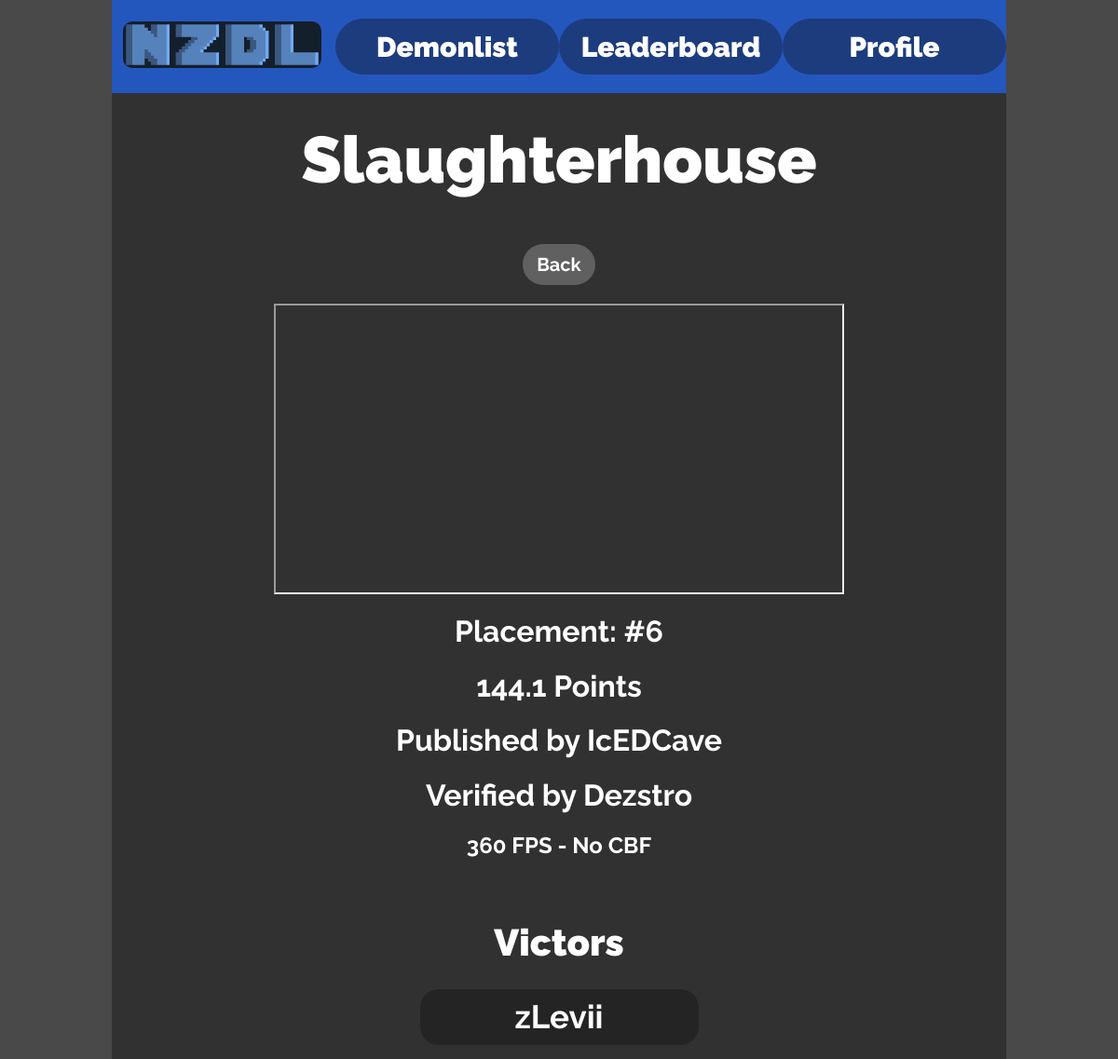
The page /level/7 (signed in) on the database as committed earlier.
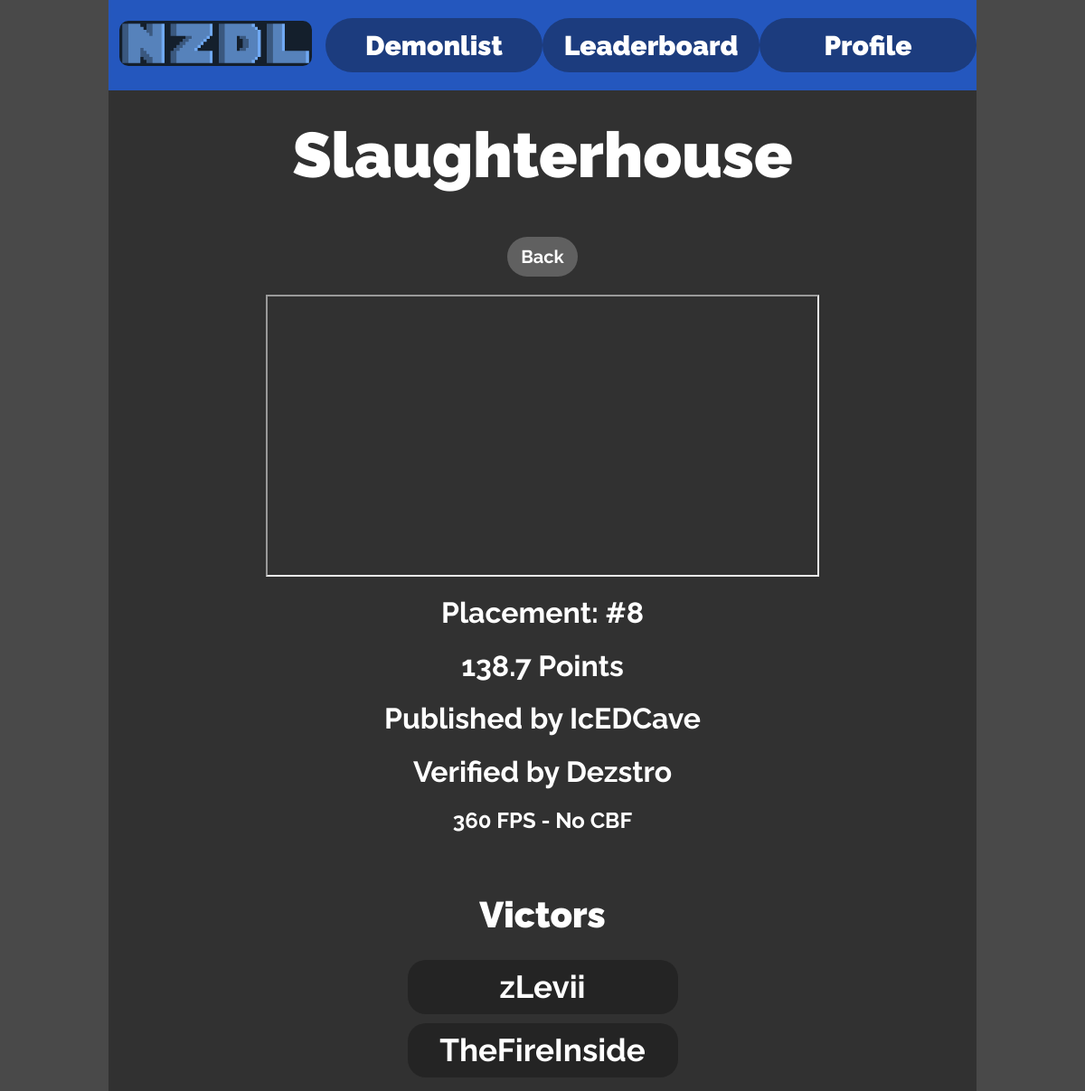
The same page on the database as committed later.
### app.py (models this page shows)
class Base(DeclarativeBase):
    pass

class Levels(Base):
    __tablename__ = "levels"
    id: Mapped[int] = mapped_column(primary_key=True)
    name: Mapped[str] = mapped_column(String())
    placement: Mapped[int] = mapped_column(Integer())
    verifier_id: Mapped[int] = mapped_column(ForeignKey("users.id"))
    verifier: Mapped["Users"] = relationship(
        primaryjoin="Levels.verifier_id == Users.id")
    verification_id: Mapped[int] = mapped_column(ForeignKey("completions.id"))
    verification: Mapped["Completions"] = relationship(
        primaryjoin="Levels.verification_id == Completions.id")
    publisher_id: Mapped[int] = mapped_column(ForeignKey("users.id"))
    publisher: Mapped["Users"] = relationship(
        primaryjoin="Levels.publisher_id == Users.id")
    level_completions: Mapped[list["Completions"]] = relationship(
        primaryjoin="Completions.level_id == Levels.id",
        back_populates="level")
    points: Mapped[int] = mapped_column(Integer())
    image_name: Mapped[str] = mapped_column(String())

class Completions(Base):
    __tablename__ = "completions"
    id: Mapped[int] = mapped_column(primary_key=True)
    player_id: Mapped[int] = mapped_column(ForeignKey("users.id"))
    player: Mapped["Users"] = relationship(back_populates="user_completions")
    level_id: Mapped[int] = mapped_column(ForeignKey("levels.id"))
    level: Mapped["Levels"] = relationship(
        primaryjoin="Completions.level_id == Levels.id",
        back_populates="level_completions")
    completion_link: Mapped[str] = mapped_column(String())
    fps: Mapped[int] = mapped_column(Integer())
    cbf: Mapped[int] = mapped_column(Integer())
    accepted: Mapped[int] = mapped_column(Integer())
    index: Mapped[int] = mapped_column(Integer())

class Users(Base):
    __tablename__ = "users"
    id: Mapped[int] = mapped_column(primary_key=True)
    name: Mapped[str] = mapped_column(String())
    points: Mapped[int] = mapped_column(Integer())
    password_hash: Mapped[str] = mapped_column(String())
    admin_rank_id: Mapped[int] = mapped_column(ForeignKey("admin_ranks.id"))
    admin_rank: Mapped["AdminRanks"] = relationship(
        back_populates="children",)
    user_completions: Mapped[list["Completions"]] = relationship(
        back_populates="player")

### app.py (the view)
@app.route("/level/<int:id>")
def level(id):
    data = db.session().execute(
        select(Levels).where(Levels.id == id)).scalar_one_or_none()
    if not data:
        abort(404)
    completionLink = data.verification.completion_link
    youtubeLinkCode = ""
    index = completionLink.find("?v=")
    if index != -1:
        youtubeLinkCode = completionLink[index + 3:]
    else:
        index = completionLink.find("youtu.be/")
        youtubeLinkCode = completionLink[index + 9:]
    completionLink = f"https://www.youtube.com/embed/{youtubeLinkCode}"
    completions = db.session().execute(
        select(Completions).where(
            Completions.level_id == id).where(
                Completions.index > 0).order_by(Completions.index)).fetchall()
    return render_template(
        "level.html",
        level=data,
        title=data.name,
        back="/",
        completions=completions,
        verificationVid=completionLink,
        topText=data.name,
        cbfOptions=config.cbfOptions
    )

### templates/level.html
{% extends "layout.html" %}
{% block content %}
<div class="vid-container">
    <iframe class="comp-vid" width="608px" height="308px" src="{{verificationVid}}" allowfullscreen></iframe>
</div>
<h1>Placement: #{{level.placement}}</h1>
<h1>{{level.points}} Points</h1>
<h1>Published by {{level.publisher.name}}</h1>
<h1>Verified by {{level.verifier.name}}</h1>
<h2>{{level.verification.fps}} FPS - {{cbfOptions[level.verification.cbf]}}</h2>
<br>
<h1 class="sub-heading">Victors</h1>
{% if completions %}
{% for completion in completions %}
<a href="{{completion[0].completion_link}}" target="_blank">
    <div class="victor-card">
        <p class="victor-name">
            {{completion[0].player.name}}
        </p>
    </div>
</a>
{% endfor %}
{% else %}
<h2>No Victors</h2>
{% endif %}
{% endblock %}

### templates/layout.html (shortened to what this page needs)
<!DOCTYPE html>
<html lang="en">
<head>
    <link rel="stylesheet" href="{{url_for('static', filename='styles.css')}}">
</head>
<body>
    <div class="background">
        <header>
        {% include "header.html" %}
        </header>
        <div class="content">
        {% if topText %}
        <h1 class="title-text">{{topText}}</h1>
        {% endif %}
        {% if back %}
        <a class="back-button" href="{{back}}">Back</a>
        {% endif %}
        {% block content %}
        {% endblock %}
        </div>
    </div>
</body>
</html>

Rows that differ between the two databases and show on the page:
changed Levels "Slaughterhouse": placement "6" → "8"; points "144.1" → "138.7"
added Completions: name "TheFireInside"
